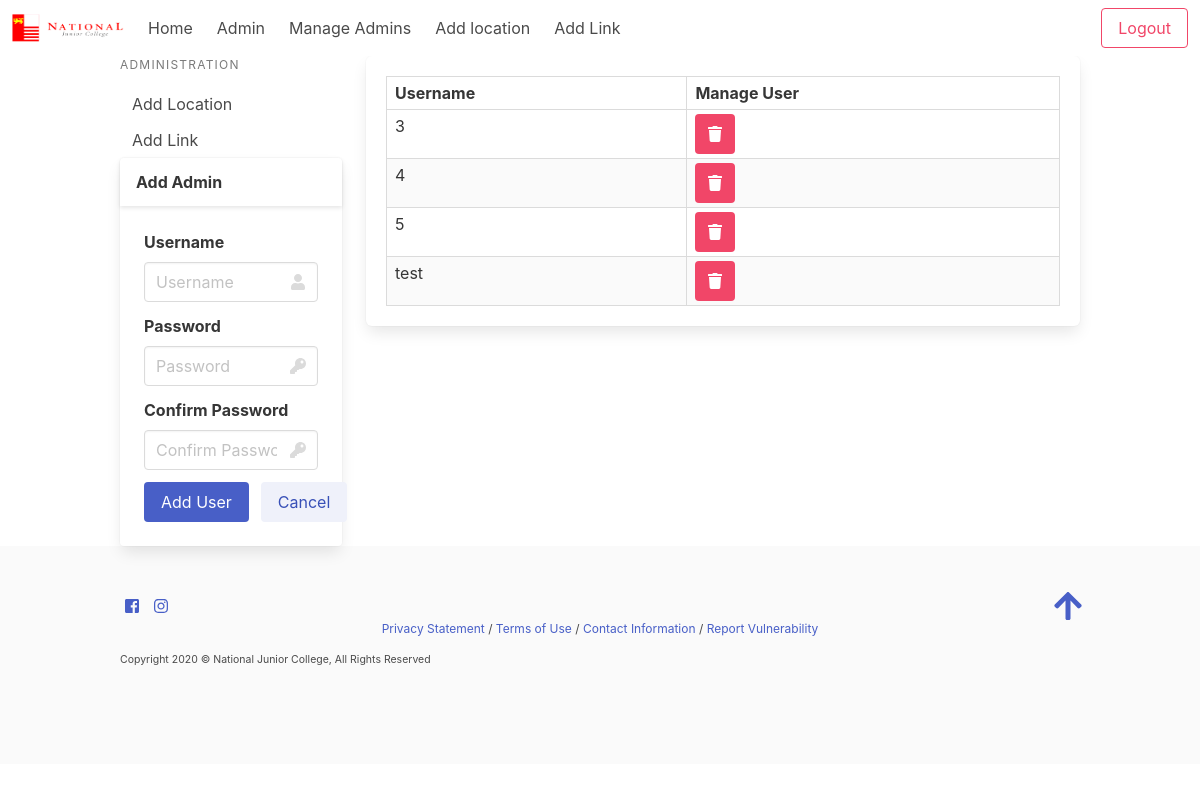
/manage_admin (signed in), run on the app's committed database.
### tables this page shows
CREATE TABLE "admin" (
	"id"	TEXT NOT NULL,
	"password"	TEXT NOT NULL,
	PRIMARY KEY("id")
);

### app.py (the view)
@app.route('/manage_admin', methods=['GET', 'POST'])
@login_required
def manage_admin():
    if request.method == 'POST':
        user = request.form['delete']
        con = open_DB()
        cur = con.execute('DELETE FROM admin WHERE id=?', (user,))
        con.commit()
        con.close()
        return redirect(url_for('manage_admin'))
    else:
        rows = get_admin()
        return render_template('manage_admin.html', users=rows)

### app.py (called while the page is built)
def open_DB():
    connection = sqlite3.connect(db_path)
    connection.row_factory = sqlite3.Row
    return connection

def login_required(func):
    @wraps(func)
    def decorated_view(*args, **kwargs):
        if not 'logged_in' in session:
            return redirect(url_for('login'))
        return func(*args, **kwargs)
    return decorated_view

def get_admin():
    con = open_DB()
    cur = con.execute('SELECT id FROM admin')
    rows = cur.fetchall()
    con.close()
    return rows

### templates/manage_admin.html (shortened to what this page needs)
{% extends "base.html" %}
{% block content %}
<div class="columns">
    <div class="column is-3 ">
        {% include 'admin_sidebar.html' %}
        <aside>
            <div class="card">
                <header class="card-header">
                    <p class="card-header-title">
                        Add Admin
                    </p>
                </header>
                <div class="card-content">
                    <form action="{{ url_for('add_admin') }}" method="post" enctype="multipart/form-place">
                        <div class="field">
                            <label class="label">Username</label>
                            <div class="control has-icons-right">
                                <input class="input" type="text" name="userId" placeholder="Username" required>
                                <span class="icon is-small is-right">
                                </span>
                            </div>
                        </div>
                        <div class="field">
                            <label class="label">Password</label>
                            <div class="control has-icons-right">
                                <input class="input" type="password" name="password" placeholder="Password" required>
                                <span class="icon is-small is-right">
                                </span>
                            </div>
                        </div>
                        <div class="field">
                            <label class="label">Confirm Password</label>
                            <div class="control has-icons-right">
                                <input class="input" type="password" name="password_confirm"
                                    placeholder="Confirm Password" required>
                                <span class="icon is-small is-right">
                                </span>
                            </div>
                        </div>
                        <div class="field is-grouped">
                            <div class="control">
                                <button class="button is-link" type="submit" name="submit" value="update">Add
                                    User</button>
                            </div>
                            <div class="control">
                                <button class="button is-link is-light" type="reset" value="Reset">Cancel</button>
                            </div>
                        </div>
                    </form>
                </div>
            </div>
        </aside>
    </div>
    <div class="column is-9">
        <section class="box">
            <table class="table is-bordered is-striped is-narrow is-hoverable is-fullwidth">
                <thead>
                    <tr>
                        <th>Username</th>
                        <th>Manage User</th>
                    </tr>
                </thead>
                {% for user in users %}
                <tr>
                    <td>{{ user['id'] }}</td>
                    <td>
                        <form action="" method="post">
                            <button class="button is-danger" type="submit" name="delete"
                                value="{{ user['id'] }}">
                                <span class="icon">
                                    <i class="fas fa-trash"></i>
                                </span>
                            </button>
                        </form>
                    </td>
                </tr>
                {% endfor %}
            </table>
        </section>
    </div>
</div>
{% endblock %}

### data on the page
admin: id "3"
admin: id "4"
admin: id "5"
admin: id "test"
